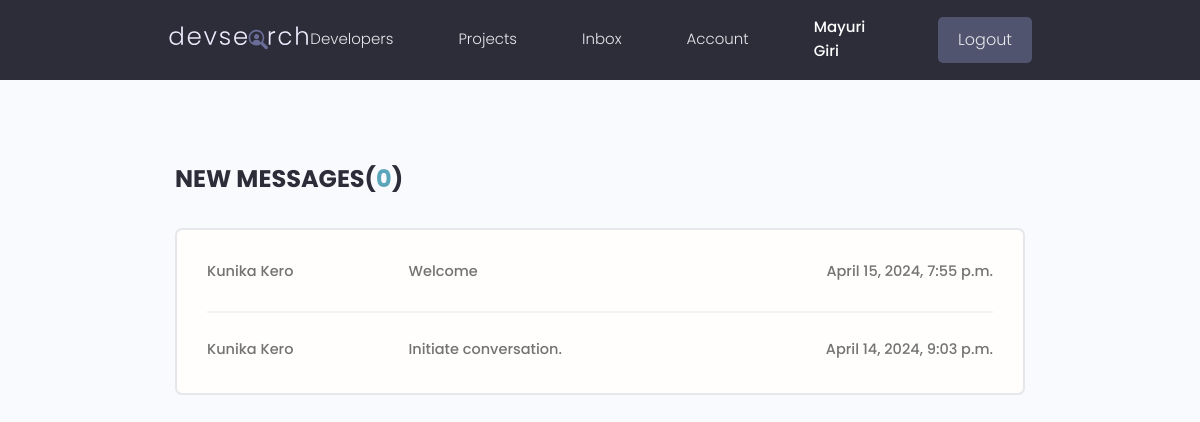
Page /inbox/ (signed in) on the committed database.
### users/models.py (models this page shows, shortened)
class Message(models.Model):
    sender = models.ForeignKey(
        Profile, on_delete=models.SET_NULL, null=True, blank=True)
    recipient = models.ForeignKey(
        Profile, on_delete=models.SET_NULL, null=True, blank=True, related_name="messages")
    name = models.CharField(max_length=200, null=True, blank=True)
    email = models.EmailField(max_length=200, null=True, blank=True)
    subject = models.CharField(max_length=200, null=True, blank=True)
    body = models.TextField()
    is_read = models.BooleanField(default=False, null=True)
    created = models.DateTimeField(auto_now_add=True)
    id = models.UUIDField(default=uuid.uuid4, unique=True,
                          primary_key=True, editable=False)
    class Meta:
        ordering = ['is_read', '-created']

### users/views.py (the view)
# urls.py: path('inbox/', views.inbox, name="inbox"),
@login_required(login_url='login')
def inbox(request):
    profile = request.user.profile
    messageRequests = profile.messages.all()
    unreadCount = messageRequests.filter(is_read=False).count()
    context = {'messageRequests': messageRequests, 'unreadCount': unreadCount}
    return render(request, 'users/inbox.html', context)

### users/templates/users/inbox.html
{% extends 'main.html' %}
{% block content %}
<main class="inbox my-xl">
  <div class="content-box">
    <h3 class="inbox__title">New Messages(<span>{{unreadCount}}</span>)</h3>
    <ul class="messages">
      {% for message in messageRequests %}
      {% if message.is_read == False %}
      <li class="message message--unread">
        {% else %}
      <li class="message">
        {% endif %}
        <a href="{% url 'message' message.id %}">
          <span class="message__author">{{message.name}}</span>
          <span class="message__subject">{{message.subject}}</span>
          <span class="message__date">{{message.created}}</span>
        </a>
      </li>
      {% endfor %}
    </ul>
  </div>
</main>
{% endblock content %}

### templates/navbar.html (shortened to what this page needs)
{% load static %}
<header class="header">
    <div class="container container--narrow">
        <a href="{% url 'profiles' %}" class="header__logo">
            <img src="{% static 'images/logo.svg' %} " alt="DevSearch Logo" />
        </a>
        <nav class="header__nav">
            <ul class="header__menu">
                <li class="header__menuItem"><a href="{% url 'profiles' %}">Developers</a></li>
                <li class="header__menuItem"><a href="{% url 'projects' %}">Projects</a></li>
                {% if request.user.is_authenticated %}
                <li class="header__menuItem"><a href="{% url 'inbox' %}">Inbox</a></li>
                <li class="header__menuItem"><a href="{% url 'account' %}">Account</a></li>
                <a class="header__menuItem" style="color: white;">
                    {{request.user.first_name}}
                  </a>
                <li class="header__menuItem"><a href="{% url 'logout' %}" class="btn btn--sub">Logout</a></li>
                {% else %}
                <li class="header__menuItem"><a href="{% url 'login' %}" class="btn btn--sub">Login/Sign Up</a></li>
                {% endif %}
            </ul>
        </nav>
    </div>
</header>

### static/styles/app.css (style rules this page uses)
:root { --color-sub: #2d2d39; }
.btn--sub { background-color: var(--color-sub-light); }
img { width: 100%; }
.content-box { width: 95%; max-width: 85rem; margin: 0 auto; }
.header { position: sticky; z-index: 111; background-color: var(--color-sub); padding: 1.5rem 0; }
.header > .container { display: flex; justify-content: space-between; align-items: center; }
.header__logo > img { height: 3.8rem; }
.header__nav > ul { display: inline-flex; align-items: center; list-style: none; gap: 6.5rem; }
.header__menuItem > a { color: var(--color-light); font-weight: 300; }
.inbox { height: 90vh; }
.inbox__title, .inbox__title span { font-size: 2.4rem; font-weight: 700; color: var(--color-sub); text-transform: uppercase; text-align: left; margin-bottom: 3rem; }
.inbox__title span { color: var(--color-main); }
.messages { list-style: none; background: var(--color-white); padding: 0.5rem 3rem; border: 2px solid var(--color-light); border-radius: 0.7rem; }
.message { padding: 2.5rem 0; }
.message > a span { font-size: 1.45rem; font-weight: 500; }
.message:not(:last-child) { border-bottom: 2px solid var(--color-white-light); }
.message > a { display: flex; gap: 1rem; }
.message__author, .message__date { flex-basis: 25%; }
.message__subject { flex-basis: 50%; }
.message__date { text-align: right; }

### static/uikit/styles/modules/_variables.css (style rules this page uses)
:root { --color-main: #5aa5b9; --color-main-light: #e6faff; --color-sub: #3f4156; --color-sub-light: #51546e; --color-sub-lighter: #ededfd; --color-text: #737373; --color-gray: #8b8b8b; --color-light: #e5e7eb; --color-light-gray: #767676; --color-bg: #f8fafd; --color-white: #fffefd; --color-white-light: #f3f3f3; --color-success: #359e64; --color-success-bg: #def8e8; --color-error: #fc4b0b; --color-error-bg: #fff2ee; --font-base: 'Poppins', arial, helvetica, 'Segoe UI', roboto, ubuntu, sans-serif; --font-monospace: 'Fira Code', 'Courier New', courier, monospace; --font-regular: 300; --font-medium: 500; --font-bold: 700; --generic-shadow: 1px 1px 5px #00000010; --generic-transition: all 0.3s ease-in-out; }

### static/uikit/styles/modules/_base.css (style rules this page uses)
* { margin: 0; padding: 0; box-sizing: border-box; text-rendering: optimizeLegibility; color: inherit; font-size: inherit; }
html { font-size: 50%; }
@media only screen and (min-width: 480px) { html { font-size: 56.25%; } }
@media only screen and (min-width: 1200px) { html { font-size: 62.5%; } }
body { line-height: 1.6; font-weight: 400; font-size: 1.5rem; color: var(--color-text); background-color: var(--color-bg); min-height: 100vh; }

### static/uikit/styles/modules/_typography.css (style rules this page uses)
* { font-family: var(--font-base); }
h3 { font-size: 3.2rem; font-weight: var(--font-medium); }
p, span, strong { font-size: 1.6rem; color: var(--color-text); font-weight: var(--font-regular); }
a { padding-bottom: 2px; text-decoration: none; display: inline-block; color: var(--color-main); font-weight: var(--font-medium); }

### static/uikit/styles/modules/_utilities.css (style rules this page uses)
.container { width: 92%; max-width: 165rem; margin: 0 auto; box-sizing: border-box; }
.container--narrow { width: 92%; max-width: 120rem; }
@media screen and (min-width: 1000px) { .container { width: 90%; } }
@media screen and (min-width: 1000px) { .container--narrow { width: 85%; } }
@media screen and (min-width: 1200px) { .container { width: 80%; } }
@media screen and (min-width: 1200px) { .container--narrow { width: 72%; } }
.my-xl { margin: 8rem auto; }

### static/uikit/styles/modules/_button.css (style rules this page uses)
.btn { display: inline-block; position: relative; cursor: pointer; background-color: var(--color-light); font-weight: var(--font-medium); color: var(--color-sub); text-decoration: none; padding: 1rem 2rem; border-radius: 0.5rem; border: none; width: -webkit-fit-content; width: -moz-fit-content; width: fit-content; height: -webkit-fit-content; height: -moz-fit-content; height: fit-content; font-size: 1.6rem; outline-width: 0; outline-color: transparent; -webkit-backface-visibility: hidden; backface-visibility: hidden; transition: all 0.3s ease-in-out; }
.btn--sub { background-color: var(--color-sub); color: var(--color-white); }

### rows in the picture
Message: name "Kunika Kero", subject "Welcome", created "April 15, 2024, 7:55 p.m."
Message: name "Kunika Kero", subject "Initiate conversation.", created "April 14, 2024, 9:03 p.m."

### other values in the picture
{{ request.user.first_name }} "Mayuri Giri"
{{ unreadCount }} "0"
